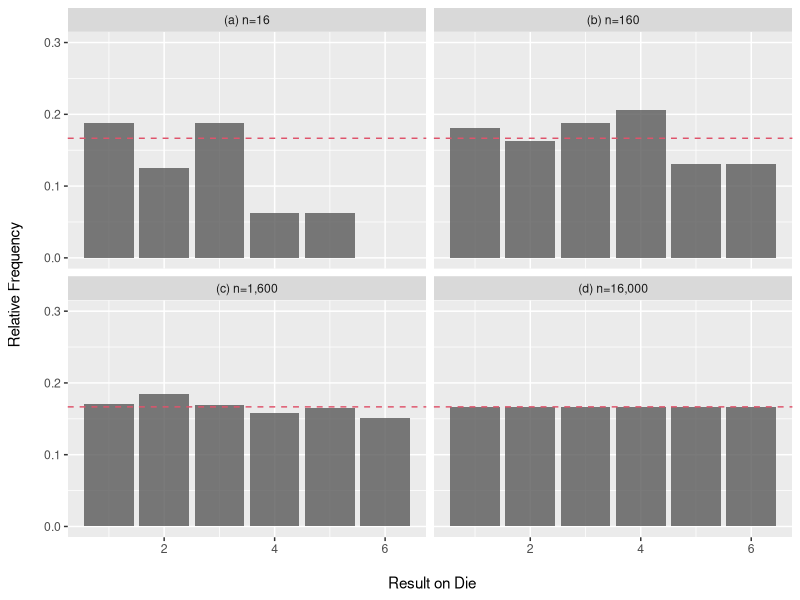

Here is the R script that generated this plot:
#install.packages("magrittr")
#install.packages("ggplot")
#install.packages("Rcpp")
library(magrittr)
library(ggplot2)

# nn으로 주사위를 던지는 횟수를 받아 
# 1~6까지의 숫자 중 하나를 nn번 무작위 선택
# sample(....) => 1~6 사이의 숫자를 nn번 무작원 추출
# factor(...) => 선택된 숫자를 팩터로 변환. 모든 레벨(1~6)이 포함
# 각 숫자의 상대 빈도를 계산할 때 1에서 6까지의 모든 숫자에 대한 테이블이 만들어지고, 
# 실제 데이터에서 빠진 숫자는 빈도가 0으로 처리
# table(): 각 숫자가 선택된 횟수를 세고, 이를 nn으로 나누어 상대 빈도를 계산

RDice = function(nn)  { 
  return (table(factor(sample(1:6, nn, replace=TRUE), levels = 1:6)) / nn) }

#난수 생성기 시드 설정 : 학번 뒤번호
set.seed(7763)

#난수 생성 
dice_1 = RDice(16) #16번
dice_2 = RDice(160) #160번
dice_3 = RDice(1600) #1600번
dice_4 = RDice(160000) #160000번
dice_1

# data transformation
dice = c(as.numeric(dice_1), as.numeric(dice_2), 
         as.numeric(dice_3), as.numeric(dice_4))
nn   = c(rep("(a) n=16",6),rep("(b) n=160",6), 
         rep("(c) n=1,600",6),rep("(d) n=16,000",6)) 
num = c(rep(1:6,4))
dice_result = data.frame(nn, num, dice)
dice_result
# ggplot2
#geom_bar : 상대 빈도를 기반으로 바 차트
#geom_hline : 이상적인 상대 빈도인 1/6을 붉은 점선으로 표시
#facet_wrap(~nn, ncol = 2) :2열의 패널로 구분하여 표시
ggplot(data = dice_result, aes(x = num, y = dice)) +
  geom_bar(stat = "identity", alpha = 0.8) +
  xlab("\n Result on Die") + ylab("Relative Frequency\n") +
  geom_hline(yintercept = 1/6, colour=2, lty=2) +
  ylim(0,0.3) + facet_wrap(~nn, ncol = 2)


#결과 해석
#이 결과는 표본 크기가 증가함에 따라 막대 그래프가 어떻게 변화하는지 보여줍니다 
# 막대는 각 주사위 면이 나올 상대 빈도를 나타내며, 
# 수평선은 이론적으로 각 면이 나올 확률인 1/6을 의미합니다. 
# 현재 그래프를 보면 주사위를 16회 던졌을 때 2, 3, 5번 면이 각각 2회, 3번 면이 4회, 1번 면이 5회 나왔습니다. 이는 이론적 확률과 다릅니다. 
# 하지만 시행 횟수가 증가함에 따라 각 면이 나올 확률이 이론적 확률 1/6에 점점 더 가까워지는 것을 관찰할 수 있습니다. 
# 주사위를 던질 때 어떤 숫자가 일시적으로 빈번하게 나올 수 있지만, 시행 횟수를 높이면 결과가 균등 분포에 가까워집니다. 이는 대수의 법칙에 따라, 더 많은 시행에서 실험 결과가 기대치에 접근하기 때문